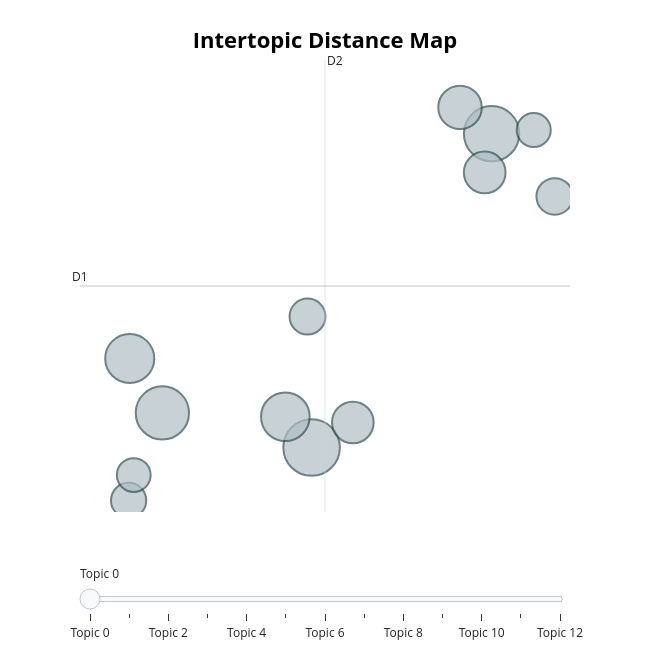

Notebook source saved alongside this figure:
### Code cell
kmeans_model.visualize_topics()

### Figure 1 — Plotly figure (JSON) as saved in the notebook; plotly's stock layout.template omitted (floating-point values rounded to 4 significant figures)
{"data": [{"customdata": [[0, "way | things | person | want | say", 3427], [1, "life | help | things | going | want", 3281], [2, "friends | school | want | life | make", 3035], [3, "girl | friends | friend | want | talk", 2578], [4, "say | talk | conversation | talking | person", 2531], [5, "class | school | teacher | presentation | going", 2022], [6, "job | work | interview | phone | jobs", 1860], [7, "post | online | want | media | reddit", 1859], [8, "therapy | medication | help | therapist | doctor", 1429], [9, "look | eye | contact | looking | face", 1384], [10, "eat | food | going | store | room", 1329], [11, "family | parents | mom | want | life", 1240], [12, "party | going | birthday | friends | want", 1222]], "hovertemplate": "<b>Topic %{customdata[0]}</b><br>%{customdata[1]}<br>Size: %{customdata[2]}", "legendgroup": "", "marker": {"color": "#B0BEC5", "line": {"color": "DarkSlateGrey", "width": 2}, "size": [3427, 3281, 3035, 2578, 2531, 2022, 1860, 1859, 1429, 1384, 1329, 1240, 1222], "sizemode": "area", "sizeref": 2.142, "symbol": "circle"}, "mode": "markers", "name": "", "orientation": "v", "showlegend": false, "type": "scatter", "x": [-1.264, 0.348, -2.6, -2.893, -1.499, 0.06519, 0.2865, -0.8946, 0.9132, -1.3, -2.903, 0.7256, -2.857], "xaxis": "x", "y": [-0.2761, 3.303, 0.1178, 0.7392, 0.07444, 3.603, 2.86, 0.009034, 2.586, 1.217, -0.8799, 3.345, -0.5901], "yaxis": "y"}], "layout": {"annotations": [{"showarrow": false, "text": "D1", "x": -3.338, "y": 1.566, "yshift": 10}, {"showarrow": false, "text": "D2", "x": -1.144, "xshift": 10, "y": 4.143}], "height": 650, "hoverlabel": {"bgcolor": "white", "font": {"family": "Rockwell", "size": 16}}, "legend": {"itemsizing": "constant", "tracegroupgap": 0}, "margin": {"t": 60}, "shapes": [{"line": {"color": "#CFD8DC", "width": 2}, "type": "line", "x0": -1.144, "x1": -1.144, "y0": -1.012, "y1": 4.143}, {"line": {"color": "#9E9E9E", "width": 2}, "type": "line", "x0": -3.338, "x1": 1.05, "y0": 1.566, "y1": 1.566}], "sliders": [{"active": 0, "pad": {"t": 50}, "steps": [{"args": [{"marker.color": [["red", "#B0BEC5", "#B0BEC5", "#B0BEC5", "#B0BEC5", "#B0BEC5", "#B0BEC5", "#B0BEC5", "#B0BEC5", "#B0BEC5", "#B0BEC5", "#B0BEC5", "#B0BEC5"]]}], "label": "Topic 0", "method": "update"}, {"args": [{"marker.color": [["#B0BEC5", "red", "#B0BEC5", "#B0BEC5", "#B0BEC5", "#B0BEC5", "#B0BEC5", "#B0BEC5", "#B0BEC5", "#B0BEC5", "#B0BEC5", "#B0BEC5", "#B0BEC5"]]}], "label": "Topic 1", "method": "update"}, {"args": [{"marker.color": [["#B0BEC5", "#B0BEC5", "red", "#B0BEC5", "#B0BEC5", "#B0BEC5", "#B0BEC5", "#B0BEC5", "#B0BEC5", "#B0BEC5", "#B0BEC5", "#B0BEC5", "#B0BEC5"]]}], "label": "Topic 2", "method": "update"}, {"args": [{"marker.color": [["#B0BEC5", "#B0BEC5", "#B0BEC5", "red", "#B0BEC5", "#B0BEC5", "#B0BEC5", "#B0BEC5", "#B0BEC5", "#B0BEC5", "#B0BEC5", "#B0BEC5", "#B0BEC5"]]}], "label": "Topic 3", "method": "update"}, {"args": [{"marker.color": [["#B0BEC5", "#B0BEC5", "#B0BEC5", "#B0BEC5", "red", "#B0BEC5", "#B0BEC5", "#B0BEC5", "#B0BEC5", "#B0BEC5", "#B0BEC5", "#B0BEC5", "#B0BEC5"]]}], "label": "Topic 4", "method": "update"}, {"args": [{"marker.color": [["#B0BEC5", "#B0BEC5", "#B0BEC5", "#B0BEC5", "#B0BEC5", "red", "#B0BEC5", "#B0BEC5", "#B0BEC5", "#B0BEC5", "#B0BEC5", "#B0BEC5", "#B0BEC5"]]}], "label": "Topic 5", "method": "update"}, {"args": [{"marker.color": [["#B0BEC5", "#B0BEC5", "#B0BEC5", "#B0BEC5", "#B0BEC5", "#B0BEC5", "red", "#B0BEC5", "#B0BEC5", "#B0BEC5", "#B0BEC5", "#B0BEC5", "#B0BEC5"]]}], "label": "Topic 6", "method": "update"}, {"args": [{"marker.color": [["#B0BEC5", "#B0BEC5", "#B0BEC5", "#B0BEC5", "#B0BEC5", "#B0BEC5", "#B0BEC5", "red", "#B0BEC5", "#B0BEC5", "#B0BEC5", "#B0BEC5", "#B0BEC5"]]}], "label": "Topic 7", "method": "update"}, {"args": [{"marker.color": [["#B0BEC5", "#B0BEC5", "#B0BEC5", "#B0BEC5", "#B0BEC5", "#B0BEC5", "#B0BEC5", "#B0BEC5", "red", "#B0BEC5", "#B0BEC5", "#B0BEC5", "#B0BEC5"]]}], "label": "Topic 8", "method": "update"}, {"args": [{"marker.color": [["#B0BEC5", "#B0BEC5", "#B0BEC5", "#B0BEC5", "#B0BEC5", "#B0BEC5", "#B0BEC5", "#B0BEC5", "#B0BEC5", "red", "#B0BEC5", "#B0BEC5", "#B0BEC5"]]}], "label": "Topic 9", "method": "update"}, {"args": [{"marker.color": [["#B0BEC5", "#B0BEC5", "#B0BEC5", "#B0BEC5", "#B0BEC5", "#B0BEC5", "#B0BEC5", "#B0BEC5", "#B0BEC5", "#B0BEC5", "red", "#B0BEC5", "#B0BEC5"]]}], "label": "Topic 10", "method": "update"}, {"args": [{"marker.color": [["#B0BEC5", "#B0BEC5", "#B0BEC5", "#B0BEC5", "#B0BEC5", "#B0BEC5", "#B0BEC5", "#B0BEC5", "#B0BEC5", "#B0BEC5", "#B0BEC5", "red", "#B0BEC5"]]}], "label": "Topic 11", "method": "update"}, {"args": [{"marker.color": [["#B0BEC5", "#B0BEC5", "#B0BEC5", "#B0BEC5", "#B0BEC5", "#B0BEC5", "#B0BEC5", "#B0BEC5", "#B0BEC5", "#B0BEC5", "#B0BEC5", "#B0BEC5", "red"]]}], "label": "Topic 12", "method": "update"}]}], "title": {"font": {"color": "Black", "size": 22}, "text": "<b>Intertopic Distance Map</b>", "x": 0.5, "xanchor": "center", "y": 0.95, "yanchor": "top"}, "width": 650, "xaxis": {"anchor": "y", "domain": [0, 1], "range": [-3.338, 1.05], "title": {"text": ""}, "visible": false}, "yaxis": {"anchor": "x", "domain": [0, 1], "range": [-1.012, 4.143], "title": {"text": ""}, "visible": false}}}
